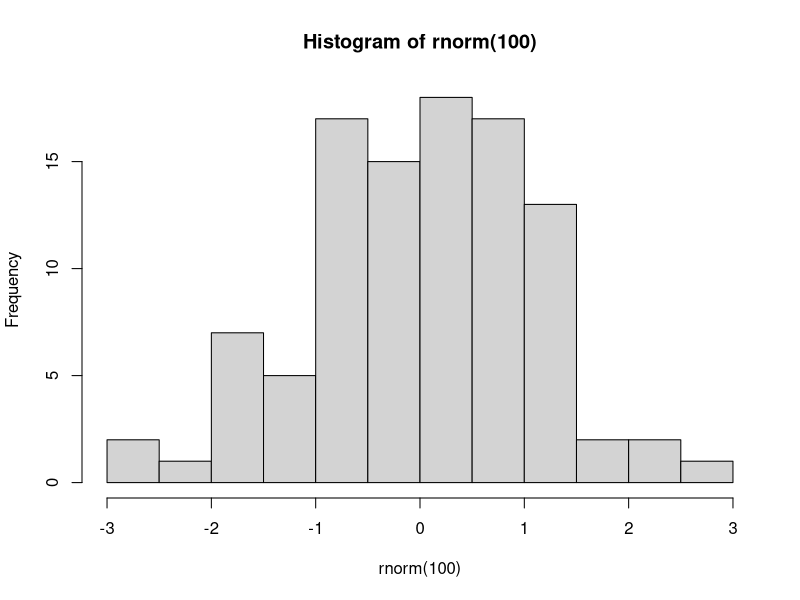
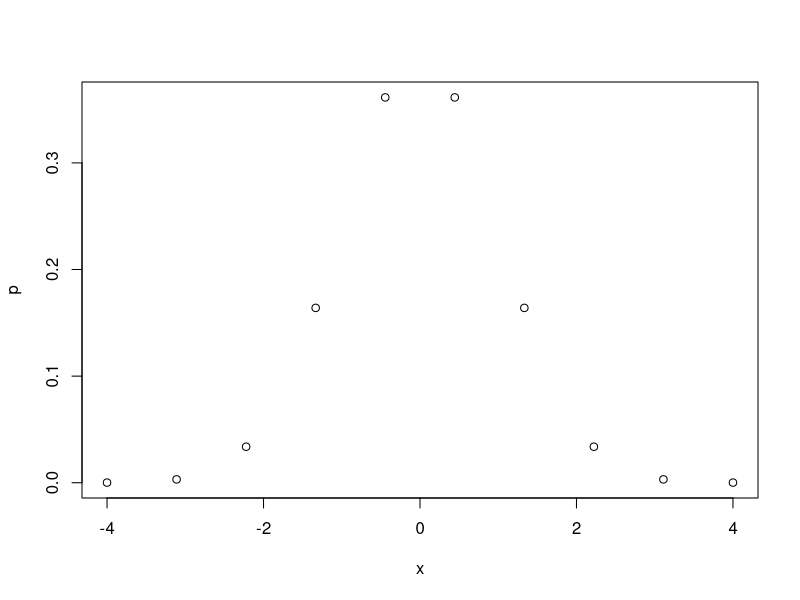
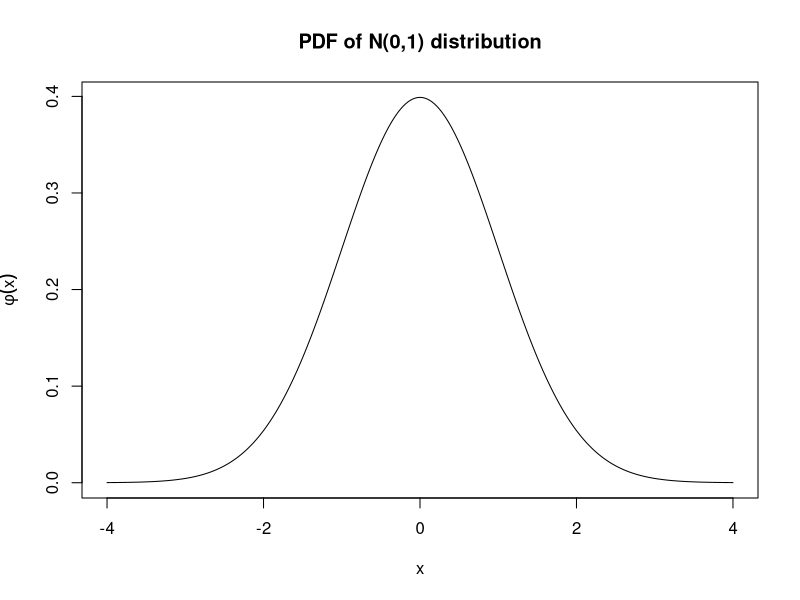

The R script that drew these images, in order:
## ---- chunk 1
knitr::opts_chunk$set(echo = TRUE,
                      prompt = FALSE,
                      tidy = TRUE,
                      collapse = TRUE)
library("tidyverse")
## ---- chunk 2
print("Hello world!")
## ---- chunk 3
# This is a comment. R ignores everything in a line after the "#"
4+5
## ---- chunk 4
sqrt(4+5)
## ---- chunk 5
# This expression has a side effect
# It causes R to plot a histogram of 100 N(0,1) random numbers
hist(rnorm(100))
## ---- chunk 6
# This will cause the variable x to take on the value 2
x <- 2
# We can then use x in any expression
y <- x + 1
print(y)
# We can change the value of x at any time
x <- 0
# But this will not change the result of any previous calculations
print(y)
## ---- chunk 7
x <- 5
print(x) 
x
## ---- chunk 8
fruits <- c("Avocado", "Banana", "Cantaloupe")
print(fruits)
## ---- chunk 9
# REP repeats something (like Excel's Fill tool)
ones <- rep(1, times = 10)
print(ones)
# SEQ creates a sequence (like Excel's Series tool)
evens <- seq(from = 2, to = 20, by = 2)
print(evens)
# You can also create a sequence with the : operator:
print(1:10)
## ---- chunk 10
# This command subtracts 1 from every element in evens
odds <- evens - ones
print(odds)
# This command does the same
odds <- evens - 1
print(odds)
## ---- chunk 11
# You can give a single index
# evens[2] is the 2nd element in evens
x <- evens[2]
print(x)
# You can give a vector of indices
# evens[c(2,5)] is a vector containing the 2nd and 5th element in evens 
x <- evens[ c(2, 5) ]
print(x)
# You can give a range of indices
# evens[2:5] is a vector containing the 2nd, 3rd, 4th and 5th element in evens 
x <- evens[2:5]
print(x)
## ---- chunk 12
print(evens)
# This creates a vector of the same length as evens, that contains TRUE
# for all values less than 10, and FALSE for all other values
lessthan10 <- (evens < 10)
print(lessthan10)
# This creates a vector that includes only those elements of evens
# for which forexample is TRUE
x <- evens[lessthan10]
print(x)
# This is a quicker way of accomplishing the same result
x <- evens[evens < 10]
print(x)
## ---- chunk 13
x <- evens
print(x)
# This assigns the number 1000 to the 2nd element in x
x[2] <- 1000
print(x)
## ---- chunk 14
everything <- list(fruits, evens, odds)
print(everything)
## ---- chunk 15
everything <- list(fruits=fruits,
                   evens=evens,
                   odds=odds)
print(everything)
## ---- chunk 16
print( everything[[2]] )
## ---- chunk 17
print( everything[["evens"]] )
print( everything$fruits )
## ---- chunk 18
# There is no element in everything called "allnumbers" 
everything$allnumbers <- c(evens, odds)
# But now there is...
print(everything)
## ---- chunk 19
print(attributes(fruits))
print(attributes(evens))
print(attributes(everything))
## ---- chunk 20
   y <- print("Hello world")
   print(y)
## ---- chunk 21
# These two statements are equivalent
2 + 2
sum(2, 2)
## ---- chunk 22
# Basic arithmetic operators
2 + 3
2 - 3
2 * 3
2 / 3
2 ^ 3
# Comparison operators
2 < 3
2 == 3
2 > 3
# Logical operators
2 == 3 & 2 < 3 # this is logical AND
2 == 3 | 2 < 3 # this is logical OR
## ---- chunk 23
# These two statements are equivalent:
x <- 2
assign(y, 2)
print(x)
print(y)
# The assign function returns its own value, so you can do this:
x <- y <- 3
print(x)
print(y)
## ---- chunk 24
   # ? seq
## ---- chunk 25
   x <- seq(from=-4,to=4,length.out=10)
   print(x)
## ---- chunk 26
   p <- dnorm(x)
   print(p)
## ---- chunk 27
   plot(x,p)
## ---- chunk 28
x <- seq(from = -4, to = 4, length.out = 1000)
p <- dnorm(x)
plot(x, p, 
     type = "l", 
     ylab = expression(phi(x)),
     main = "PDF of N(0,1) distribution")
